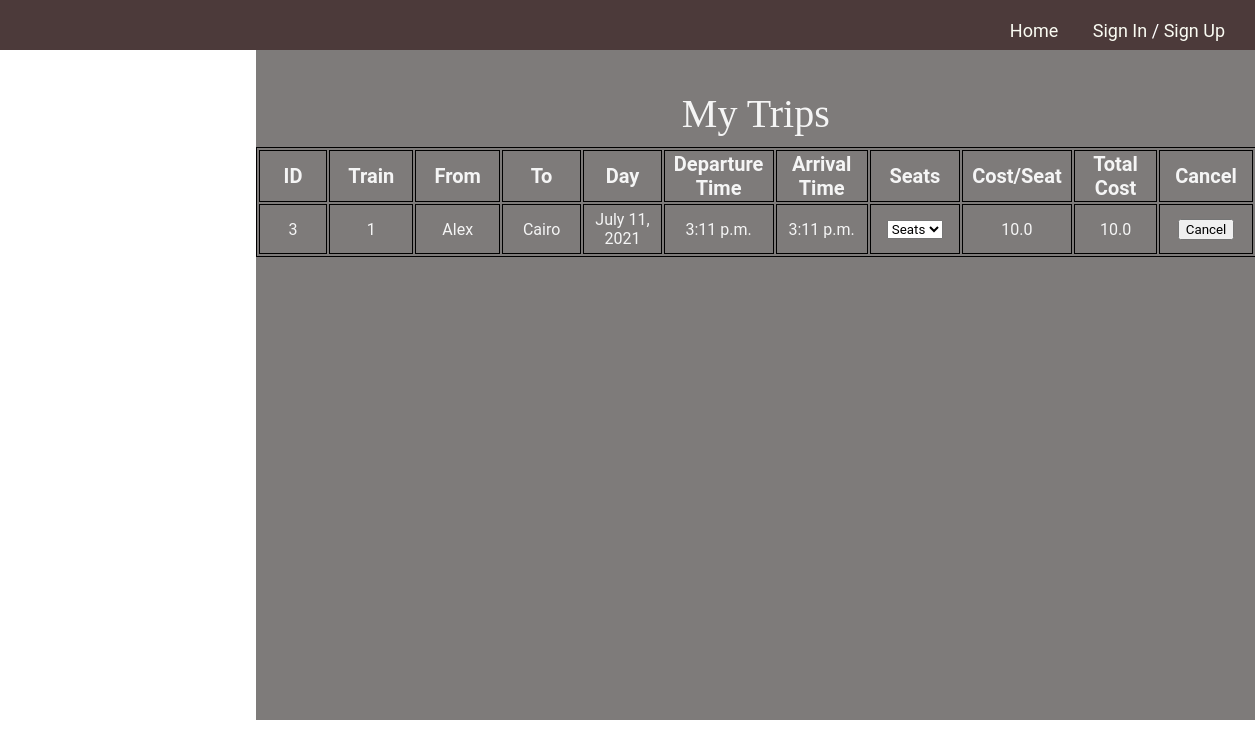
The page /My-Trips/17/ on the database as committed earlier.
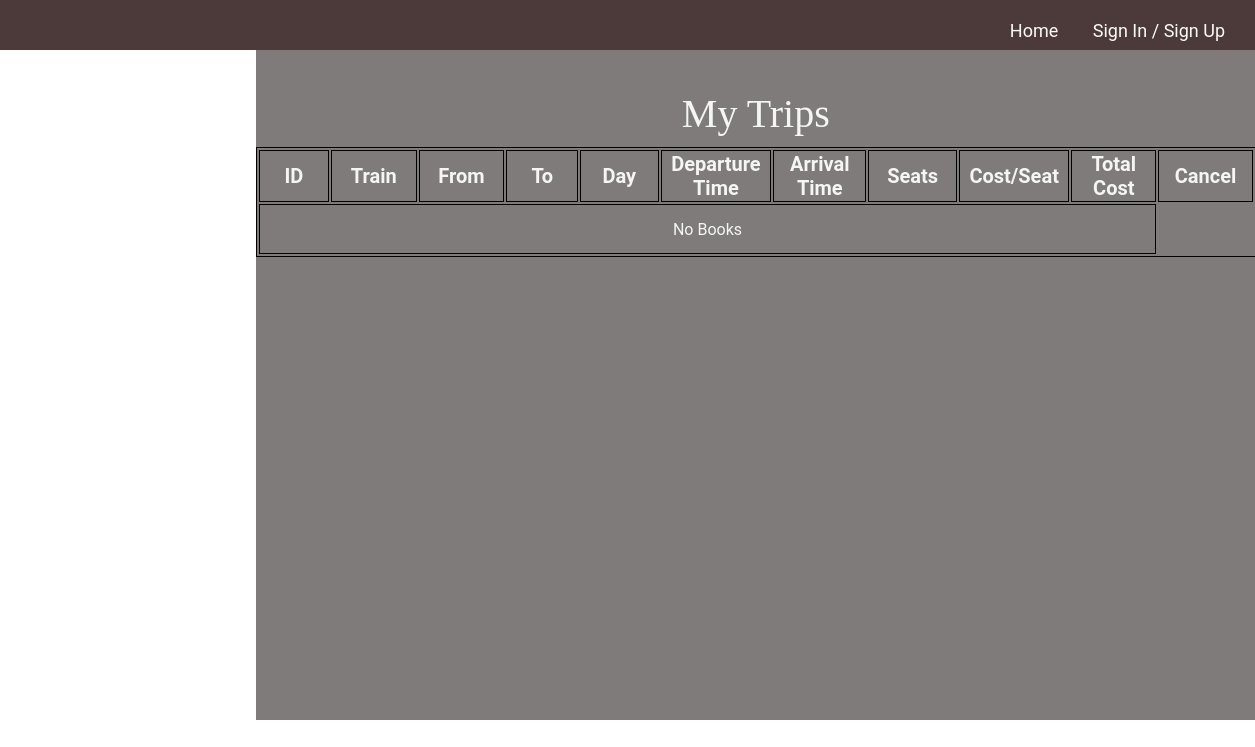
The same page on the database as committed later.
### blog/models.py (models this page shows, shortened)
class Book(models.Model):
    trip = models.ForeignKey(
        Trip, on_delete=models.CASCADE, related_name="BookTrips", null=False)
    user = models.ForeignKey(
        User, on_delete=models.CASCADE, related_name="BookUser", null=False)
    seats = IntegerField(default=0)
    seatTrain = models.ManyToManyField(Seat)

class Trip(models.Model):
    train = models.ForeignKey(
        Train, on_delete=models.CASCADE, related_name="TripTrain")
    source = models.ForeignKey(
        Station, on_delete=models.CASCADE, related_name="TripSource", null=False)
    destination = models.ForeignKey(
        Station, on_delete=models.CASCADE, related_name="TripDest", null=False)
    day = models.DateField(null=False)
    start_Time = models.TimeField(null=False)
    end_Time = models.TimeField(null=False)
    price = models.FloatField(null=False, default=0)
    Remaining_seats = models.IntegerField(default=0, editable=False)
    seats = models.IntegerField(default=0, editable=False)

class Train(models.Model):
    Number_of_seats = models.IntegerField(default=0)
    source = models.ForeignKey(
        Station, on_delete=models.CASCADE, related_name="TrainSource", null=False)
    destination = models.ForeignKey(
        Station, on_delete=models.CASCADE, related_name="TrainDest", null=False)

class Station(models.Model):
    id = models.IntegerField(default=-1, primary_key=True)
    stationName = models.CharField(max_length=15)

### blog/views.py (the view)
# urls.py: path('My-Trips/<id>/', views.myTrips, name='myTrips'),
def myTrips(request, id):
    book = Book.objects.filter(user = id)
    return render(request, "sitePages/myTrips.html", {'books': book})

### blog/tags/tags.py (called while the page is built)
@register.simple_tag
def bookSeat(book):
    seats = book.seatTrain.all()
    return seats

@register.simple_tag
def bookPrice(book):
    count = book.seatTrain.count()
    price = count * book.trip.price
    return price

### templates/sitePages/myTrips.html (shortened to what this page needs)
{% extends "base.html" %}
{% load static %}
{% load tags %}
{% block head %}
<link rel="stylesheet" href="{% static 'css/myTrips.css' %}">
{% endblock%}
{% block content %}
<div class="trips" style="overflow: auto;">
    <p>My Trips</p>
    <table id="tripsTable">
        <tr>
            <th>ID</th>
            <th>Train</th>
            <th>From</th>
            <th>To</th>
            <th>Day</th>
            <th>Departure Time</th>
            <th>Arrival Time</th>
            <th>Seats</th>
            <th>Cost/Seat</th>
            <th>Total Cost</th>
            <th>Cancel</th>
        </tr>
        {% for book in books %}
        <tr id = "{{book.id}}">
            <td>{{book.trip.id}}</td>
            <td>{{book.trip.train.id}}</td>
            <td>{{book.trip.source.stationName}}</td>
            <td>{{book.trip.destination.stationName}}</td>
            <td>{{book.trip.day}}</td>
            <td>{{book.trip.start_Time}}</td>
            <td>{{book.trip.end_Time}}</td>
            <td>
                <select>
                    <option selected hidden>Seats</option>
                    {% bookSeat book as seats %}
                </select>
            </td>
            <td>{{book.trip.price}}</td>
            {% bookPrice book as pr %}
            <td>{{pr}}</td>
            <td><button class="cancel" data-id='{{book.id}}' data-user="{{user.id}}">Cancel</button></td>
        </tr>
        {% empty %}
        <tr id="notrip">
            <td colspan="10">No Books</td>
        </tr>
        {% endfor %}
    </table>
</div>
{% endblock content %}

Rows that differ between the two databases and show on the page:
removed Book: trip.id "3", trip.train.id "1", trip.source.stationName "Alex", trip.destination.stationName "Cairo", trip.day "July 11, 2021", trip.start_Time "3:11 p.m.", trip.end_Time "3:11 p.m.", trip.price "10.0", pr "10.0"
Other text that changed with them:
text now shown: "No Books"
